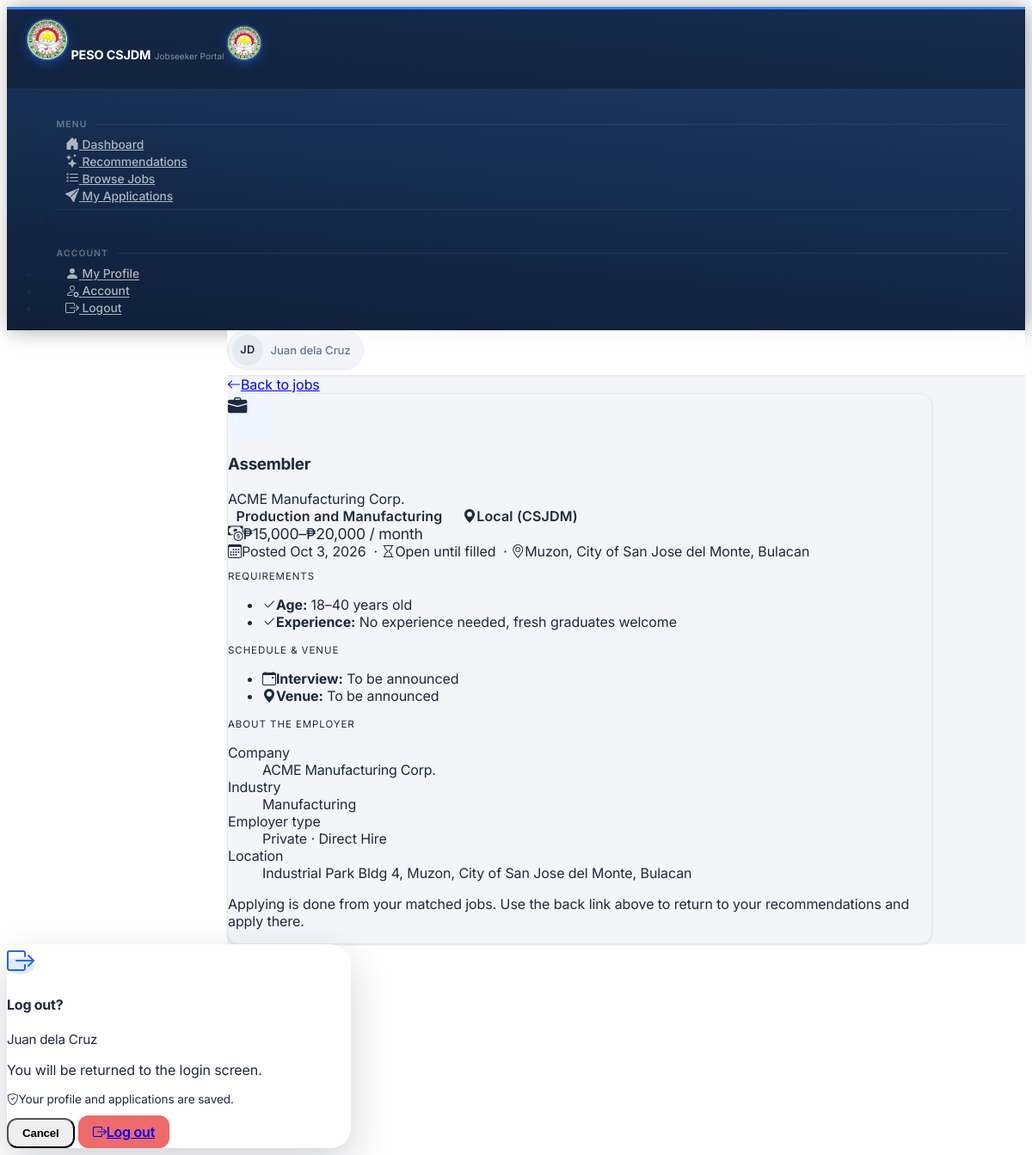
Screenshot of /jobs/21?src=jobs (signed in) with the database file from the repository.
### tables this page shows
CREATE TABLE "users" (
                user_id            INTEGER PRIMARY KEY AUTOINCREMENT,
                full_name     TEXT    NOT NULL,
                email         TEXT    UNIQUE NOT NULL,
                password_hash TEXT    NOT NULL,
                role          TEXT    DEFAULT 'admin',
                is_active     INTEGER DEFAULT 1,
                created_at    DATETIME DEFAULT CURRENT_TIMESTAMP
            );

CREATE TABLE job_vacancies (
            vacancy_id                   INTEGER  PRIMARY KEY AUTOINCREMENT,
            employer_name        TEXT     NOT NULL,
            job_title            TEXT     NOT NULL,
            occupational_category TEXT    NOT NULL,
            is_local             INTEGER  DEFAULT 1,
            is_active            INTEGER  DEFAULT 1,
            created_at           DATETIME DEFAULT CURRENT_TIMESTAMP
        , employer_id INTEGER REFERENCES users(user_id), application_deadline DATE, req_gender TEXT DEFAULT 'Any', req_age_min INTEGER, req_age_max INTEGER, req_education TEXT, req_documents TEXT, req_experience_months INTEGER, salary_min INTEGER, salary_max INTEGER, salary_period TEXT, job_location TEXT, req_skills TEXT, requirements_deadline DATE, interview_date DATE, interview_time TEXT, interview_date_end DATE, interview_time_end TEXT, location_type TEXT, venue_address TEXT, max_applicants INTEGER);

CREATE TABLE employers (
            employer_id             INTEGER  PRIMARY KEY AUTOINCREMENT,
            user_id        INTEGER  UNIQUE NOT NULL,
            company_name   TEXT     NOT NULL,
            contact_person TEXT     NOT NULL,
            phone          TEXT,
            address        TEXT,
            is_approved    INTEGER  DEFAULT 0,
            created_at     DATETIME DEFAULT CURRENT_TIMESTAMP, tin TEXT, trade_name TEXT, location_type TEXT, employer_sector TEXT, employer_type TEXT, total_workforce TEXT, line_of_business TEXT, address_line TEXT, barangay TEXT, city TEXT, province TEXT, position TEXT, telephone TEXT, mobile TEXT, fax TEXT, profile_email TEXT, certified INTEGER DEFAULT 0, certified_at DATETIME, profile_completed INTEGER DEFAULT 0, approval_requested INTEGER DEFAULT 0,
            FOREIGN KEY (user_id) REFERENCES users(user_id)
        );

### app.py (the view)
@app.route('/jobs/<int:vid>')
def public_job_detail(vid):
    db = get_db()
    v = db.execute(f'''
        SELECT jv.*, {EXPIRED_SQL} AS expired,
               e.company_name AS e_company, e.line_of_business,
               e.employer_sector, e.employer_type,
               e.address_line, e.barangay, e.city, e.province
        FROM job_vacancies jv
        LEFT JOIN employers e ON e.user_id = jv.employer_id
        WHERE jv.vacancy_id=?
    ''', (vid,)).fetchone()
    if not v or not v['is_active']:
        flash('That job is no longer available.', 'danger')
        return redirect(url_for('public_jobs'))
    is_jobseeker = session.get('role') == ROLE_JOBSEEKER
    applied, profile_ok = False, True
    if is_jobseeker:
        ap = _get_my_applicant()
        if ap:
            profile_ok = bool(ap['educ_level'] and ap['preferred_position'] and ap['skills'])
            applied = bool(db.execute(
                "SELECT 1 FROM referrals WHERE applicant_id=? AND vacancy_id=? AND status!='cancelled'",
                (ap['applicant_id'], vid)).fetchone())
    src = request.args.get('src', '')
    if is_jobseeker and src == 'rec':
        back_url, back_label = url_for('jobseeker_recommendations', generate=1), 'Back to recommendations'
    elif is_jobseeker and src == 'jobs':
        back_url, back_label = url_for('jobseeker_jobs'), 'Back to jobs'
    else:
        back_url, back_label = url_for('public_jobs'), 'Back to all jobs'
    layout = 'base_jobseeker.html' if is_jobseeker else 'base_public.html'
    return render_template('public/job_detail.html', v=v, is_jobseeker=is_jobseeker, layout=layout,
                           logged_in=('user_id' in session), applied=applied, profile_ok=profile_ok,
                           back_url=back_url, back_label=back_label)

### templates/public/job_detail.html (shortened to what this page needs)
{% extends layout|default('base_public.html') %}
{% block content %}
<div class="container py-5" style="max-width:820px;">
  <a href="{{ back_url|default(url_for('public_jobs')) }}" class="text-decoration-none small text-muted">
    <i class="bi bi-arrow-left me-1"></i>{{ back_label|default('Back to all jobs') }}
  </a>
  <div class="card shadow-sm border-0 mt-3" style="border-radius:14px;">
    <div class="card-body p-4 p-md-5">
      <div class="d-flex align-items-start gap-3 mb-3">
        <div class="d-flex align-items-center justify-content-center flex-shrink-0"
             style="width:52px;height:52px;border-radius:10px;background:#eff6ff;">
          <i class="bi bi-briefcase-fill text-primary" style="font-size:1.4rem;"></i>
        </div>
        <div>
          <h3 class="fw-bold mb-1">{{ v.job_title }}</h3>
          <div class="text-muted">{{ v.e_company or v.employer_name }}</div>
          <div class="mt-2">
            <span class="badge bg-primary-subtle text-primary-emphasis">{{ v.occupational_category }}</span>
            {% set li = loc_info(v) %}<span class="badge {{ li.css }}"><i class="bi bi-geo-alt-fill me-1"></i>{{ li.label }}</span>
          </div>
        </div>
      </div>
      {% if salary_text(v) %}
      <div class="fw-bold text-success mb-2" style="font-size:1.1rem;"><i class="bi bi-cash-coin me-1"></i>{{ salary_text(v) }}</div>
      {% endif %}
      <div class="small text-muted mb-4">
        <i class="bi bi-calendar3 me-1"></i>Posted {{ v.created_at|friendly_date }}
        {% if v.application_deadline %}&nbsp;·&nbsp;<i class="bi bi-hourglass-split me-1"></i>Apply until {{ v.application_deadline|friendly_date }}
        {% else %}&nbsp;·&nbsp;<i class="bi bi-hourglass me-1"></i>Open until filled{% endif %}
        {% set _loc = vacancy_location(v) %}{% if _loc %}&nbsp;·&nbsp;<i class="bi bi-geo-alt me-1"></i>{{ _loc }}{% endif %}
      </div>
      <p class="fw-semibold text-muted mb-2" style="font-size:.72rem;letter-spacing:.08em;text-transform:uppercase;">Requirements</p>
      {% set has_req = v.req_gender in ('Male','Female') or v.req_age_min or v.req_age_max or v.req_education or v.req_experience_months %}
      {% if has_req %}
      <ul class="list-unstyled small mb-2">
        {% if v.req_age_min and v.req_age_max %}<li class="mb-1"><i class="bi bi-check2 text-success me-2"></i><strong>Age:</strong> {{ v.req_age_min }}–{{ v.req_age_max }} years old</li>
        {% elif v.req_age_min %}<li class="mb-1"><i class="bi bi-check2 text-success me-2"></i><strong>Age:</strong> {{ v.req_age_min }}+ years old</li>
        {% elif v.req_age_max %}<li class="mb-1"><i class="bi bi-check2 text-success me-2"></i><strong>Age:</strong> up to {{ v.req_age_max }} years old</li>{% endif %}
        {% if v.req_experience_months %}<li class="mb-1"><i class="bi bi-check2 text-success me-2"></i><strong>Experience:</strong> at least {{ v.req_experience_months }} months</li>
        {% else %}<li class="mb-1"><i class="bi bi-check2 text-success me-2"></i><strong>Experience:</strong> No experience needed, fresh graduates welcome</li>{% endif %}
      </ul>
      {% else %}
      <p class="small text-muted mb-1"><i class="bi bi-check2 text-success me-2"></i><strong>Experience:</strong> No experience needed, fresh graduates welcome</p>
      <p class="small text-muted">No other specific requirements listed.</p>
      {% endif %}
      <p class="fw-semibold text-muted mb-2 mt-3" style="font-size:.72rem;letter-spacing:.08em;text-transform:uppercase;">Schedule &amp; Venue</p>
      <ul class="list-unstyled small mb-3">
        <li class="mb-1"><i class="bi bi-calendar-event text-primary me-2"></i><strong>Interview:</strong>
          {% if v.interview_date %}{{ interview_text(v) }}{% else %}<span class="text-muted">To be announced</span>{% endif %}</li>
        <li class="mb-1"><i class="bi bi-geo-alt-fill text-primary me-2"></i><strong>Venue:</strong>
          {% if v.venue_address %}{{ v.venue_address }}{% else %}<span class="text-muted">To be announced</span>{% endif %}</li>
      </ul>
      <p class="fw-semibold text-muted mb-2" style="font-size:.72rem;letter-spacing:.08em;text-transform:uppercase;">About the Employer</p>
      <dl class="row small mb-0">
        <dt class="col-sm-3 text-muted">Company</dt><dd class="col-sm-9 fw-semibold">{{ v.e_company or v.employer_name }}</dd>
        {% if v.line_of_business %}<dt class="col-sm-3 text-muted">Industry</dt><dd class="col-sm-9">{{ v.line_of_business }}</dd>{% endif %}
        {% if v.employer_sector %}<dt class="col-sm-3 text-muted">Employer type</dt><dd class="col-sm-9">{{ v.employer_sector }}{% if v.employer_type %} · {{ v.employer_type }}{% endif %}</dd>{% endif %}
        {% if v.address_line or v.city %}<dt class="col-sm-3 text-muted">Location</dt><dd class="col-sm-9">{{ [v.address_line, v.barangay, v.city, v.province]|select|join(', ') }}</dd>{% endif %}
      </dl>
      <div class="mt-4 pt-3 border-top">
        {% if applied %}
        <span class="badge bg-success-subtle text-success-emphasis mb-2"><i class="bi bi-check-circle-fill me-1"></i>You've applied to this job</span>
        <div><a href="{{ url_for('jobseeker_referrals') }}" class="btn btn-outline-primary">View my applications</a></div>
        {% elif v.expired %}
        <button class="btn btn-secondary" disabled>Applications closed</button>
        {% elif is_jobseeker %}
        <p class="small text-muted mb-0">Applying is done from your matched jobs. Use the back link above to return to your recommendations and apply there.</p>
        {% elif logged_in %}
        <p class="small text-muted mb-0">Log in as a jobseeker to view your matched jobs.</p>
        {% else %}
        <a href="{{ url_for('register', role='jobseeker') }}" class="btn btn-primary fw-semibold">
          <i class="bi bi-person-plus me-1"></i>Register to Apply
        </a>
        <a href="{{ url_for('login') }}" class="btn btn-outline-secondary ms-1">Sign in</a>
        {% endif %}
      </div>
    </div>
  </div>
</div>
{% endblock %}

### templates/base_jobseeker.html (shortened to what this page needs)
<!DOCTYPE html>
<html lang="en">
<head>
  <link rel="stylesheet" href="https://cdn.jsdelivr.net/npm/@coreui/coreui@5/dist/css/coreui.min.css" />
  <link rel="stylesheet" href="https://cdn.jsdelivr.net/npm/bootstrap-icons@1.11.3/font/bootstrap-icons.min.css" />
  <link rel="stylesheet" href="{{ url_for('static', filename='css/custom.css') }}" />
</head>
<body class="jobseeker-portal">
<div class="sidebar sidebar-dark sidebar-fixed hide" id="sidebar">
  <div class="sidebar-brand">
    <span class="sidebar-brand-full d-flex align-items-center gap-2">
      <span class="sb-icon-badge">
        <img src="{{ url_for('static', filename='img/peso_logo.png') }}" alt="PESO CSJDM" />
      </span>
      <span>
        <span class="sb-brand-name d-block">PESO CSJDM</span>
        <span class="sb-brand-sub">Jobseeker Portal</span>
      </span>
    </span>
    <span class="sidebar-brand-narrow">
      <span class="sb-icon-badge" style="width:38px;height:38px;">
        <img src="{{ url_for('static', filename='img/peso_logo.png') }}" alt="PESO CSJDM" />
      </span>
    </span>
  </div>
  <ul class="sidebar-nav">
    <li class="nav-title">Menu</li>
    <li class="nav-item">
      <a class="nav-link {% if request.endpoint == 'jobseeker_dashboard' %}active{% endif %}"
         href="{{ url_for('jobseeker_dashboard') }}">
        <span class="nav-icon"><i class="bi bi-house-door-fill"></i></span>
        Dashboard
      </a>
    </li>
    <li class="nav-item">
      <a class="nav-link {% if request.endpoint == 'jobseeker_recommendations' %}active{% endif %}"
         href="{{ url_for('jobseeker_recommendations') }}">
        <span class="nav-icon"><i class="bi bi-stars"></i></span>
        Recommendations
      </a>
    </li>
    <li class="nav-item">
      <a class="nav-link {% if request.endpoint == 'jobseeker_jobs' %}active{% endif %}"
         href="{{ url_for('jobseeker_jobs') }}">
        <span class="nav-icon"><i class="bi bi-list-task"></i></span>
        Browse Jobs
      </a>
    </li>
    <li class="nav-item">
      <a class="nav-link {% if request.endpoint == 'jobseeker_referrals' %}active{% endif %}"
         href="{{ url_for('jobseeker_referrals') }}">
        <span class="nav-icon"><i class="bi bi-send-fill"></i></span>
        My Applications
      </a>
    </li>
    <li class="nav-divider"></li>
    <li class="nav-title">Account</li>
    <li class="nav-item">
      <a class="nav-link {% if request.endpoint == 'jobseeker_profile' %}active{% endif %}"
         href="{{ url_for('jobseeker_profile') }}">
        <span class="nav-icon"><i class="bi bi-person-fill"></i></span>
        My Profile
      </a>
    </li>
    <li class="nav-item">
      <a class="nav-link {% if request.endpoint == 'jobseeker_account' %}active{% endif %}"
         href="{{ url_for('jobseeker_account') }}">
        <span class="nav-icon"><i class="bi bi-person-gear"></i></span>
        Account
      </a>
    </li>
    <li class="nav-item">
      <a class="nav-link" href="#" data-coreui-toggle="modal" data-coreui-target="#logoutModal">
        <span class="nav-icon"><i class="bi bi-box-arrow-right"></i></span>
        Logout
      </a>
    </li>
  </ul>
</div>
<div class="wrapper d-flex flex-column min-vh-100">
  <header class="header header-sticky p-0">
    <div class="container-fluid border-bottom px-4 d-flex align-items-center gap-3"
         style="height:52px;">
      <div class="ms-auto d-flex align-items-center gap-2">
        {% set _name = session.get('full_name', 'Jobseeker') %}
        <div class="topbar-user">
          {% if user_photo %}<img class="topbar-avatar" src="{{ url_for('profile_photo', filename=user_photo) }}" alt="" />
          {% else %}<span class="topbar-avatar topbar-avatar-initials" aria-hidden="true">{{ (_name.split()|map('first')|list)[:2]|join|upper or 'J' }}</span>{% endif %}
          <span>{{ _name }}</span>
        </div>
      </div>
    </div>
  </header>
  <div class="body flex-grow-1">
    <div class="container-fluid px-4 pt-3 pb-4">
      {% block content %}{% endblock %}
    </div>
  </div>
</div>
<div class="modal fade" id="logoutModal" tabindex="-1" aria-hidden="true">
  <div class="modal-dialog modal-dialog-centered" style="max-width:400px;">
    <div class="modal-content border-0" style="border-radius:24px;background:#fff;box-shadow:0 18px 48px rgba(15,23,42,.18);">
      <div class="modal-body text-center px-4 pt-5 pb-3">
        <span class="d-inline-flex align-items-center justify-content-center mb-3"
              style="width:76px;height:76px;border-radius:50%;background:#e0ebff;">
          <i class="bi bi-box-arrow-right" style="font-size:2rem;color:#2563eb;"></i>
        </span>
        <h4 class="fw-bold mb-2">Log out?</h4>
        {% if session.get('full_name') %}<div class="fw-semibold mb-1" style="font-size:.95rem;">{{ session.get('full_name') }}</div>{% endif %}
        <p class="text-muted mb-1" style="font-size:1rem;">You will be returned to the login screen.</p>
        <p class="text-muted mb-0" style="font-size:.85rem;"><i class="bi bi-shield-check me-1"></i>Your profile and applications are saved.</p>
      </div>
      <div class="modal-footer border-0 d-flex gap-2 px-4 pb-4 pt-3">
        <button type="button" class="btn btn-outline-secondary flex-fill fw-semibold py-2" style="border-radius:12px;"
                data-coreui-dismiss="modal">Cancel</button>
        <a href="{{ url_for('logout') }}" class="btn flex-fill fw-semibold py-2 text-white" style="background:#ef6b6b;border:1px solid #ef6b6b;border-radius:12px;">
          <i class="bi bi-box-arrow-right me-1"></i>Log out
        </a>
      </div>
    </div>
  </div>
</div>
</body>
</html>

### rows the page displays
users: full_name "Juan dela Cruz", get "Juan dela Cruz"
job_vacancies: job_title "Assembler", occupational_category "Production and Manufacturing", created_at|friendly_date "Oct 3, 2026", job_location "Muzon, City of San Jose del Monte, Bulacan", req_age_min "18", req_age_max "40"
employers: company_name "ACME Manufacturing Corp.", line_of_business "Manufacturing", employer_sector "Private", employer_type "Direct Hire", address_line+barangay+city "Industrial Park Bldg 4, Muzon, City of San Jose del Monte, Bulacan"

### other values shown
{{ (_name.split()|map('first')|list)[:2]|join|upper or 'J' }} "JD"
{{ back_label|default('Back to all jobs') }} "Back to jobs"
{{ li.label }} "Local (CSJDM)"
{{ salary_text(v) }} "₱15,000–₱20,000 / month"
